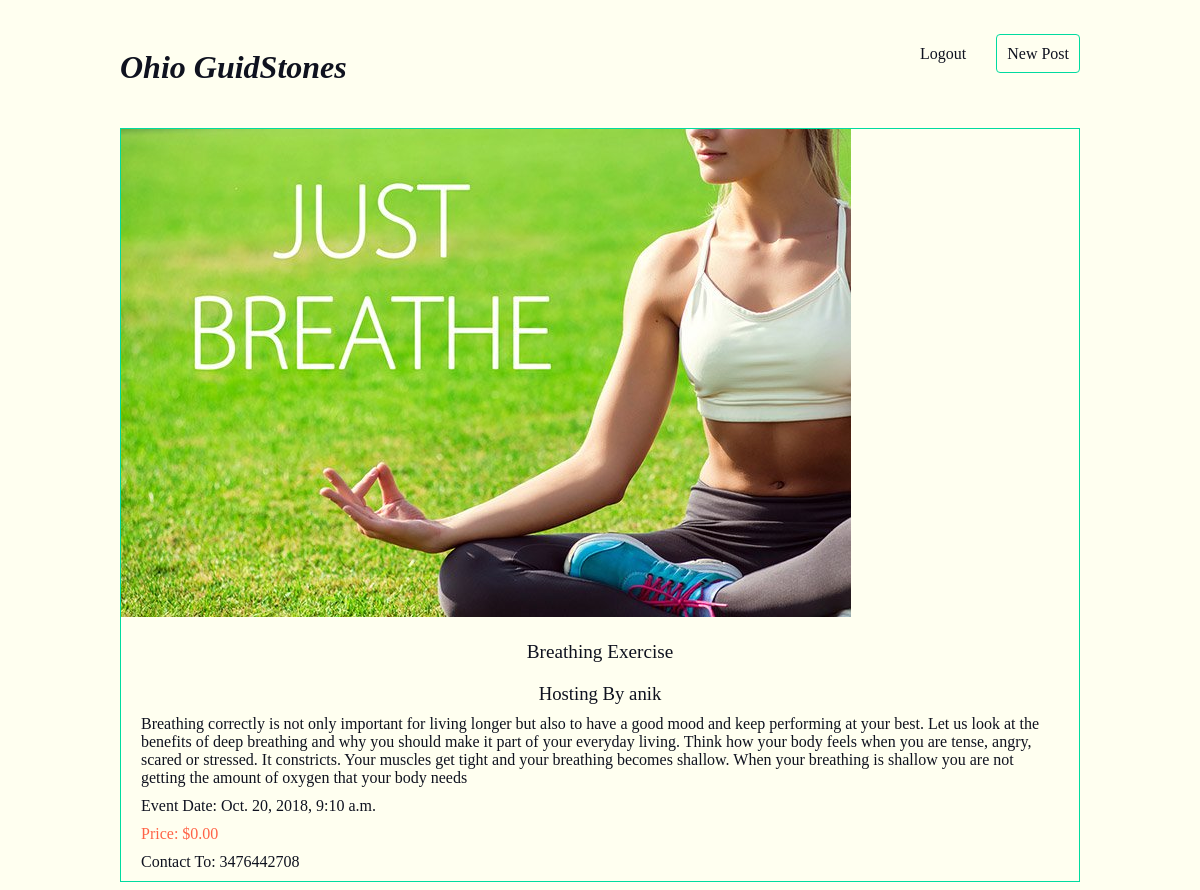
Screenshot of /articles/breathing-exercise/ (signed in) with the database file from the repository.
### articles/models.py (models this page shows, shortened)
class Article(models.Model):
    title = models.CharField(max_length=100)
    slug = models.SlugField()
    body = models.TextField()
    date = models.DateTimeField(auto_now_add=True)
    picture = models.ImageField(default='default.png', blank=True)
    author = models.ForeignKey(User, default=None, on_delete=models.DO_NOTHING)
    phone = models.DecimalField(max_digits=10, decimal_places=0, default=None)
    price = models.DecimalField(max_digits=8, decimal_places=2, default=None)

### articles/views.py (the view)
# urls.py: url(r'^(?P<slug>[\w-]+)/$', views.article_detail, name="detail"),
@login_required(login_url="/accounts/login/")
def article_detail(request, slug):
    article = Article.objects.get(slug=slug)
    return render(request, 'articles/article_detail.html', {'article': article})

### articles/templates/articles/article_detail.html
{% extends 'base_layout.html' %}
{% block content %}
<div class="article-detail">
    <div class="article">
        <img src="{{ article.picture.url }}" />
        <h2>{{ article.title }}</h2>
        <h3>Hosting By {{ article.author.username }}</h3>
        <p>{{ article.body }}</p>
        <p>Event Date: {{ article.date }}</p>
        <p class="pp">Price: ${{ article.price }}</p>
        <p>Contact To: {{ article.phone }}</p>
    </div>
</div>
{% endblock %}

### assets/styles.css (style rules this page uses)
body { background-color: #fffff0; background-repeat-y: no-repeat; color: #0f121f; }
body * { font-family: Ubuntu; color: #0f121f; }
h2, h3, h4, h5 { font-weight: normal; margin: 0; color: #0f121f; }
.article { padding: 10px; border: 1px solid #00dba0; position: relative; padding-bottom: 40px; }
.article h2 { font-size: 1.2em; color: #0f121f; }
.article-detail .article { padding: 0; }
.article-detail .article img { max-width: 100%; color : #0f121f; }
.article-detail .article h2 { text-align: center; margin: 20px auto; font-size: 2em color: #0f121f; }
.article-detail .article h3 { text-align: center; }
.article-detail .article p { margin: 10px 20px }
.pp { color: #ff6347; }

### rows the page displays
Article: picture (picture), title "Breathing Exercise", author.username "anik", body "Breathing correctly is not only important for living longer but also to have a good mood and keep performing at your best. Let us look at the benefits of deep breathing and why you should make it part of your everyday living. Think how your body feels when you are tense, angry, scared or stressed. It constricts. Your muscles get tight and your breathing becomes shallow. When your breathing is shallow you are not getting the amount of oxygen that your body needs", date "Oct. 20, 2018, 9:10 a.m.", price "0.00", phone "3476442708"
